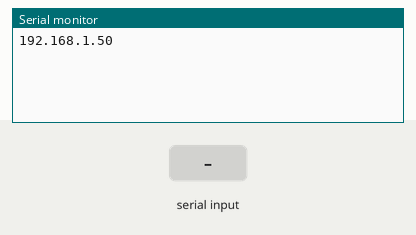
This sketch was run on a simulated ESP32. Parts: the last lines printed to the serial monitor. Inputs (shaded band) come from the test bench. WiFi joins after 1.5 s; servers stay silent unless stated.

Above: at 2.7 s.
2.8 s: "1\n" received over Serial
At 4.0 s:
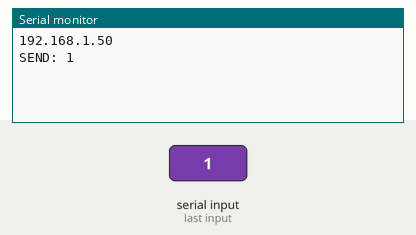
4.3 s: "0\n" received over Serial
At 5.3 s:
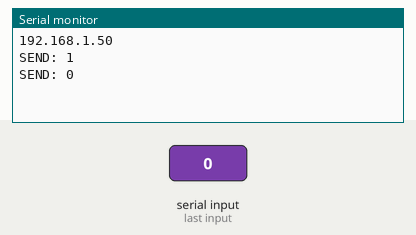
5.8 s: "2\n" received over Serial
At 6.4 s:
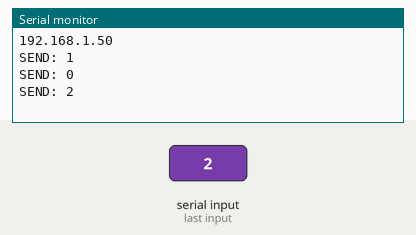

Measured:
- after the input at 2.8 s, the serial monitor: prints a new line at once (image 1)
- after the input at 4.3 s, the serial monitor: prints a new line at once (image 2)
- after the input at 5.8 s, the serial monitor: prints a new line at once (image 3)

The sketch:

wifi_gateway.ino
```cpp
#include <WiFi.h>
const char* ssid = "yourSSID";
const char* pass = "yourPASS";
WiFiServer server(5000);
WiFiClient client;
String uartBuffer = "";
void setup() {
  Serial.begin(115200);
  WiFi.begin(ssid, pass);
  while (WiFi.status() != WL_CONNECTED) {
    delay(500);
    }
    Serial.println(WiFi.localIP());
    server.begin(); // 🔴 ОБЯЗАТЕЛЬНО
    }
void loop() {
  if (!client || !client.connected()) {
    client = server.available();
  }

  while (Serial.available()) {
    char c = Serial.read();

    if (c == '\n') {
      uartBuffer.trim();  // убираем \r и пробелы
      Serial.println("SEND: " + uartBuffer);

      if (client && client.connected()) {
        client.println(uartBuffer);
      }

      uartBuffer = "";
    } else {
      uartBuffer += c;
    }
  }
}
```
